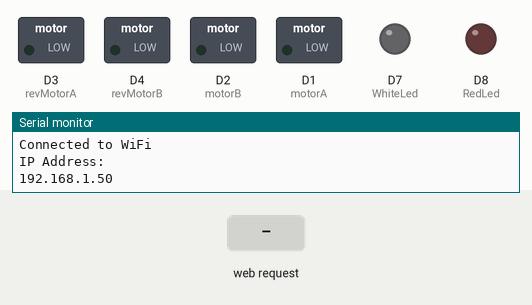
Simulated run of this sketch. Board: ESP8266 (NodeMCU). Parts: switched loads named in the sketch (green lamp = pin HIGH), output pins drawn as LEDs (lit = HIGH), the last lines printed to the serial monitor. The test bench sets the inputs (shaded band). WiFi joins after 1.5 s; servers stay silent unless stated; storage starts empty.

Above: at 3.2 s.
3.3 s: HTTP request GET /turnOn received
At 4.3 s:
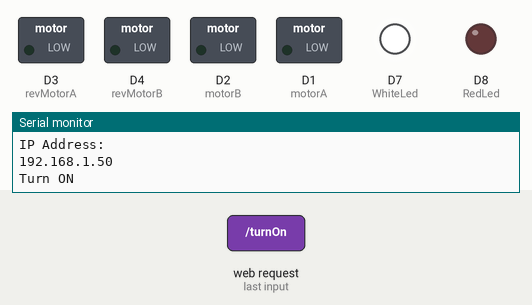
4.8 s: HTTP request GET /forward received
At 5.4 s:
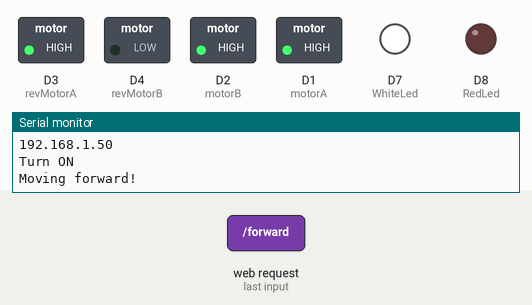
6.3 s: HTTP request GET /backwards received
At 6.6 s:
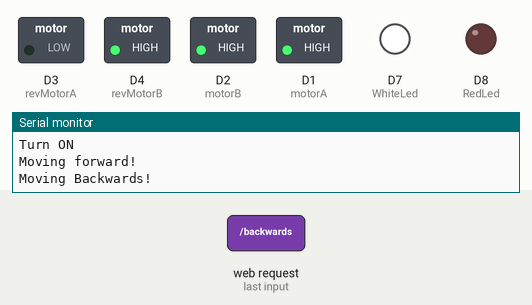
7.8 s: HTTP request GET /left received
At 8.9 s:
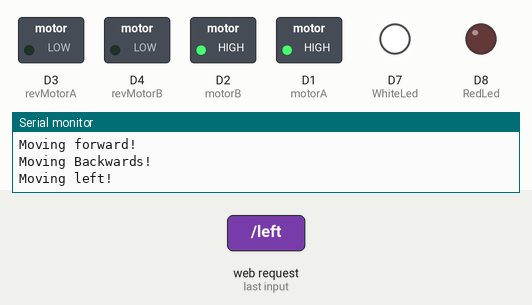
9.3 s: HTTP request GET /right received
At 10.1 s:
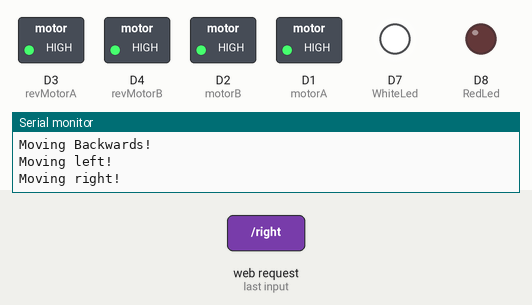
10.8 s: HTTP request GET /breaks received
At 10.9 s:
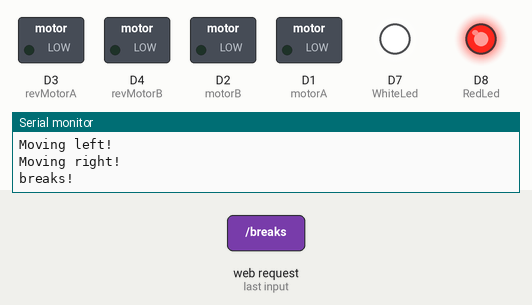
Timing chart, 0 to 13.5 s (numbered marks = the images above; inputs shaded):
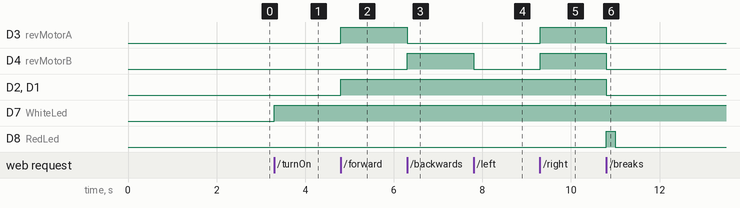

The sketch:

WebControl.ino
```cpp
#include <ESP8266WiFi.h>
#include <ESP8266WebServer.h>

const char *ssid = "YONKOVI";
const char *password = "0887694113";

const int motorA = D1;//left
const int motorB = D2;//right
const int revMotorA = D3;//left reverce
const int revMotorB = D4;//right reverce

const int motorSpeed = 255;

int WhiteLed = D7;
int WhiteLedStatus = 0;
int RedLed = D8;

ESP8266WebServer server(80);

void setup() {
  Serial.begin(115200);

  // Connect to Wi-Fi
  WiFi.begin(ssid, password);
  while (WiFi.status() != WL_CONNECTED) {
    delay(1000);
    Serial.println("Connecting to WiFi...");
  }
  Serial.println("Connected to WiFi");
  Serial.println("IP Address: ");
  Serial.println(WiFi.localIP());

  // Initialize SPIFFS
  if (!SPIFFS.begin()) {
    Serial.println("Failed to mount file system");
    return;
  }

  // Define server routes
  server.on("/", HTTP_GET, handleRoot);
  server.on("/turnOn", HTTP_GET, handleTurnOn);
  server.on("/forward", HTTP_GET, handelForward);
  server.on("/backwards", HTTP_GET, handelBackwards);
  server.on("/left", HTTP_GET, handelLeft);
  server.on("/right", HTTP_GET, handelRight);
  server.on("/breaks", HTTP_GET, handelBreaks);

  //set pins
  pinMode(motorA , OUTPUT);
  pinMode(motorB, OUTPUT);
  pinMode(revMotorA, OUTPUT);
  pinMode(revMotorB, OUTPUT);
  pinMode(WhiteLed, OUTPUT);
  pinMode(RedLed, OUTPUT);
  // Start server
  server.begin();
}

void loop() {
  server.handleClient();
}


void handleRoot() {
  // Read HTML file from SPIFFS
  File file = SPIFFS.open("/index.html", "r");
  if (!file) {
    Serial.println("Failed to open file");
    return;
  }

  // Send HTML content as the response
  server.streamFile(file, "text/html");
  file.close();
}

void handleTurnOn() {
  // Add code to turn on your device or perform a specific action
  server.send(200, "text/plain", "Turned on!");

  if(WhiteLedStatus == 0){
    digitalWrite(WhiteLed, HIGH);
    WhiteLedStatus = 1;
  }
  else {
    digitalWrite(WhiteLed, LOW);
    WhiteLedStatus = 0;
  }


  Serial.println("Turn ON");
}

void handelForward() {
  server.send(200, "text/plain", "forward");
  Serial.println("Moving forward!");

  analogWrite(motorA, motorSpeed);
  digitalWrite(revMotorA, HIGH);

  analogWrite(motorB, motorSpeed);
  digitalWrite(revMotorB, LOW);
}

void handelBackwards() {
  server.send(200, "text/plain", "backwards");
  Serial.println("Moving Backwards!");

  analogWrite(motorA, motorSpeed);
  digitalWrite(revMotorA, LOW);

  analogWrite(motorB, motorSpeed);
  digitalWrite(revMotorB, HIGH);
}

void handelLeft() {
  server.send(200, "text/plain", "left");
  Serial.println("Moving left!");

  analogWrite(motorA, motorSpeed);
  digitalWrite(revMotorA, LOW);

  analogWrite(motorB, motorSpeed);
  digitalWrite(revMotorB, LOW);
}

void handelRight() {
  server.send(200, "text/plain", "right");
  Serial.println("Moving right!");

  analogWrite(motorA, motorSpeed);
  digitalWrite(revMotorA, HIGH);

  analogWrite(motorB, motorSpeed);
  digitalWrite(revMotorB, HIGH);
}


void handelBreaks() {
  server.send(200, "text/plain", "breaks");
  Serial.println("breaks!");

  digitalWrite(RedLed, HIGH);

  analogWrite(motorA, LOW);
  digitalWrite(revMotorA, LOW);

  analogWrite(motorB, LOW);
  digitalWrite(revMotorB, LOW);

  delay(200);
  digitalWrite(RedLed, LOW);
}
```

Measured:
- after the input at 3.3 s, D7 (WhiteLed): LOW → HIGH at once
- after the input at 4.8 s, D3 (revMotorA), D2 (motorB), D1 (motorA): LOW → HIGH at once
- after the input at 6.3 s, D3 (revMotorA): HIGH → LOW at once; D4 (revMotorB): LOW → HIGH at once
- after the input at 7.8 s, D4 (revMotorB): HIGH → LOW at once
- after the input at 9.3 s, D3 (revMotorA), D4 (revMotorB): LOW → HIGH at once
- after the input at 10.8 s, D3 (revMotorA), D4 (revMotorB), D2 (motorB), D1 (motorA): HIGH → LOW at once; D8 (RedLed): LOW → HIGH at once, → LOW 0.20 s later
